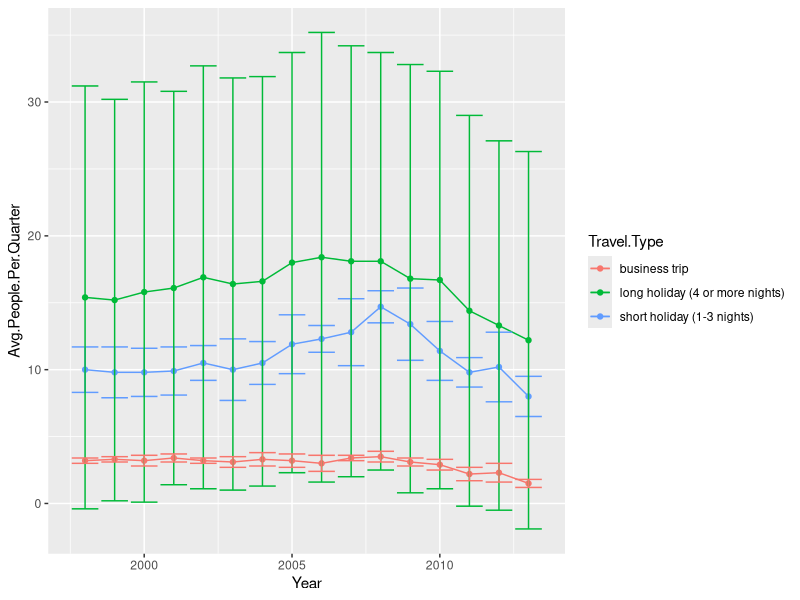

Write the R code that produced this figure.
library(tidyverse)

data <- read.csv("processed_data/1.historical_data_1998_2013_type_of_journey.csv")

data %>%
  ggplot(aes(x = Year, y = Avg.People.Per.Quarter, group = Travel.Type , color = Travel.Type)) +
  geom_line() +
  geom_point() +
  geom_errorbar(aes(ymin = Avg.People.Per.Quarter-Sd.People.Per.Quarter, ymax = Avg.People.Per.Quarter+Sd.People.Per.Quarter))
